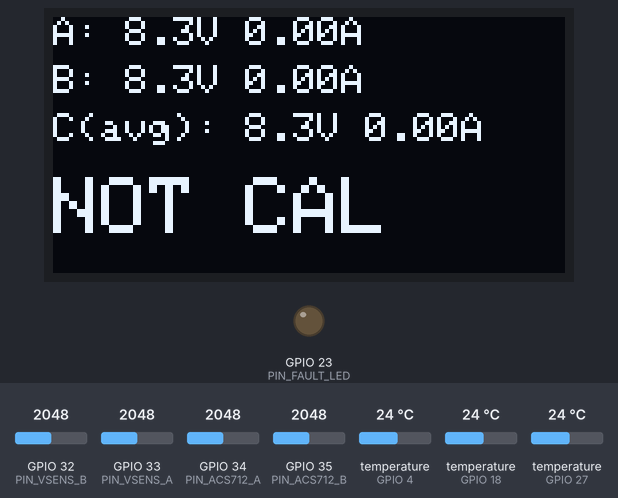
Recording of a sketch running on a simulated ESP32. Shown: 128×64 one-colour display, output pins drawn as LEDs (lit = HIGH). The test bench sets the inputs (shaded band); at power-on: GPIO 32 (PIN_VSENS_B) = 2048, GPIO 33 (PIN_VSENS_A) = 2048, GPIO 34 (PIN_ACS712_A) = 2048, GPIO 35 (PIN_ACS712_B) = 2048, temperature (sensors on GPIO 4, GPIO 18, GPIO 27) 24 °C (analog values on the 0–4095 scale). WiFi joins after 1.5 s; servers stay silent unless stated; what the sketch prints to the serial monitor is not drawn.

Above: at 7.4 s.
7.5 s: GPIO 32 (PIN_VSENS_B) set to 2126
At 12.8 s:
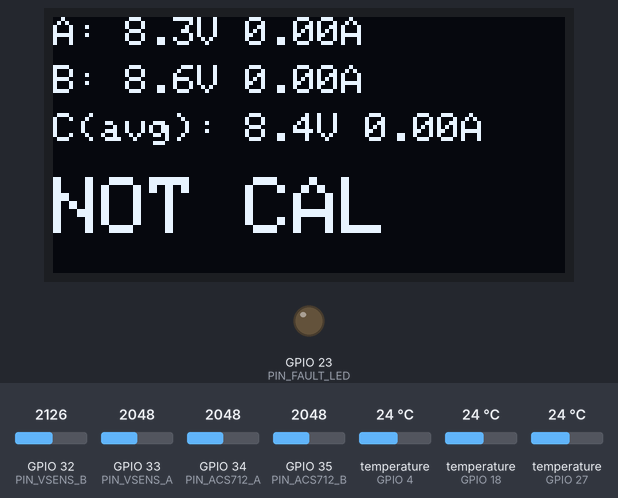
13.1 s: GPIO 33 (PIN_VSENS_A) set to 2866
At 17.6 s:
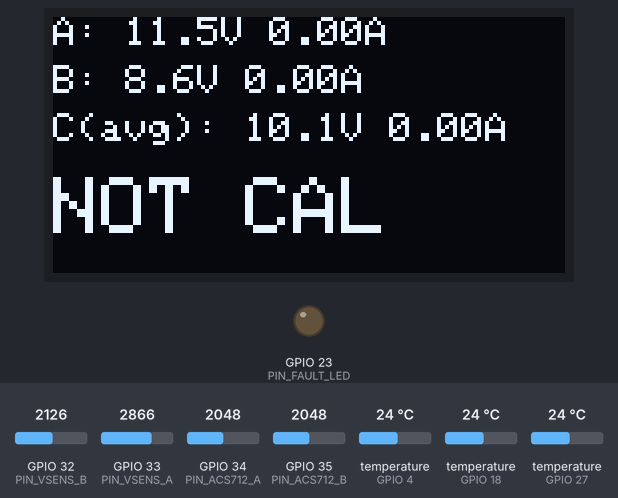
17.9 s: GPIO 34 (PIN_ACS712_A) set to 2866
At 22.5 s:
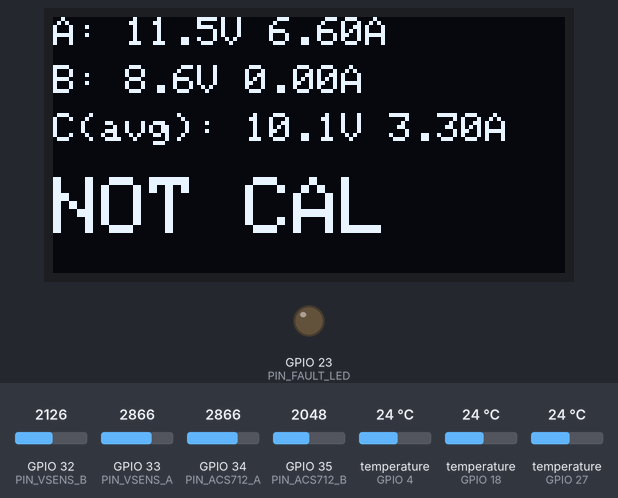
22.8 s: GPIO 35 (PIN_ACS712_B) set to 2866
At 27.3 s:
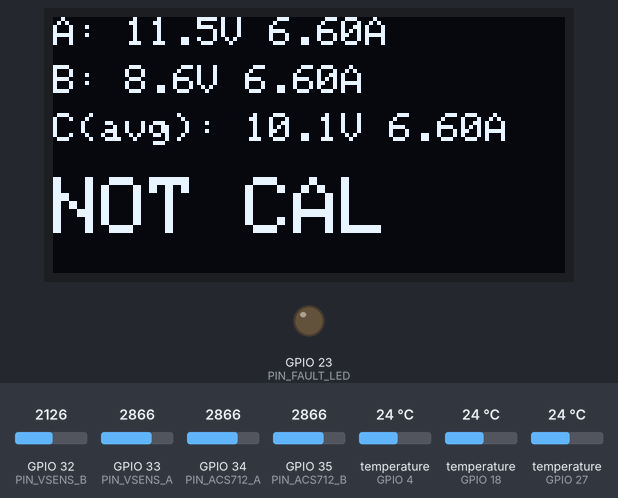
27.6 s: GPIO 32 (PIN_VSENS_B) set to 2866
At 31.2 s:
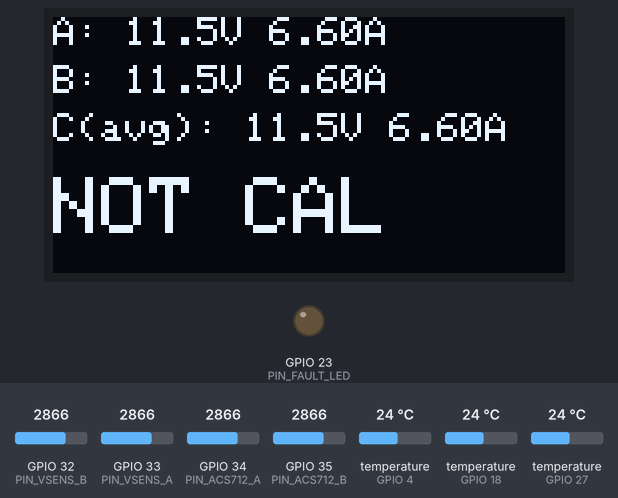
32.4 s: GPIO 33 (PIN_VSENS_A) set to 3972
At 36.2 s:
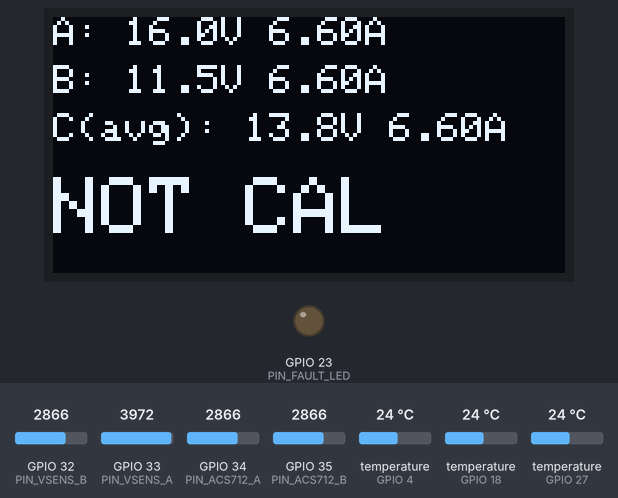
Timing chart, 0 to 37.7 s (numbered marks = the images above; inputs shaded):
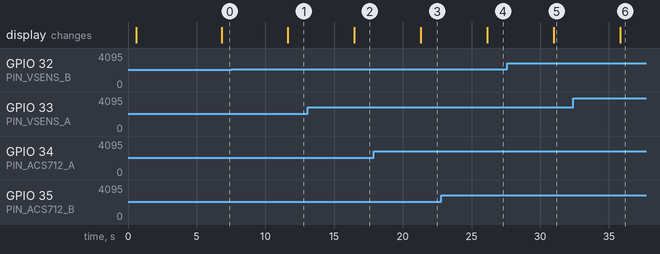

The sketch:

main.ino
```cpp
#define BLYNK_TEMPLATE_ID "TMPL31aW9lxQ4"
#define BLYNK_TEMPLATE_NAME "Electrical Fault Monitoring"
#define BLYNK_AUTH_TOKEN "your_auth_code"

#define BLYNK_PRINT Serial

#include <WiFi.h>
#include <WiFiClient.h>
#include <BlynkSimpleEsp32.h>
#include <OneWire.h>
#include <DallasTemperature.h>
#include <Wire.h>
#include <Adafruit_GFX.h>
#include <Adafruit_SSD1306.h>

char ssid[] = "YOUR_WIFI_SSID_HERE";
char pass[] = "YOUR_WIFI_PASSWORD_HERE";

#define PIN_ACS712_A 34
#define PIN_VSENS_A 33
#define PIN_DS18B20_A 4

#define PIN_ACS712_B 35
#define PIN_VSENS_B 32
#define PIN_DS18B20_B 27

#define PIN_DS18B20_C 18

#define PIN_OLED_SDA 21
#define PIN_OLED_SCL 22
#define PIN_FAULT_LED 23

#define SCREEN_WIDTH 128
#define SCREEN_HEIGHT 64
#define OLED_RESET -1
#define OLED_ADDR 0x3C

Adafruit_SSD1306 display(
  SCREEN_WIDTH, SCREEN_HEIGHT, &Wire, OLED_RESET
);

const float ADC_VREF = 3.3;
const float ADC_MAX = 4095.0;

const float VOLTAGE_RATIO_A = 5.0;
const float VOLTAGE_RATIO_B = 5.0;

const float ACS712_SENSITIVITY_A = 0.100;
const float ACS712_SENSITIVITY_B = 0.100;

const float ACS712_ZERO_OFFSET_A = 1.65;
const float ACS712_ZERO_OFFSET_B = 1.65;

bool CALIBRATION_DONE = false;

const float FAULT_CURRENT_THRESHOLD_A = 0.05;
const float FAULT_CURRENT_THRESHOLD_B = 0.05;

OneWire oneWireA(PIN_DS18B20_A);
OneWire oneWireB(PIN_DS18B20_B);
OneWire oneWireC(PIN_DS18B20_C);

DallasTemperature sensorA(&oneWireA);
DallasTemperature sensorB(&oneWireB);
DallasTemperature sensorC(&oneWireC);

BlynkTimer timer;

float zoneA_voltage = 0, zoneA_current = 0, zoneA_temp = 0;
float zoneB_voltage = 0, zoneB_current = 0, zoneB_temp = 0;
float zoneC_voltage_avg = 0, zoneC_current_avg = 0, zoneC_temp = 0;

int faultStatus = -1;
int faultZone = 0;

int readAveragedADC(int pin, int samples = 10) {
  long sum = 0;

  for (int i = 0; i < samples; i++) {
    sum += analogRead(pin);
    delay(2);
  }

  return sum / samples;
}

void readZoneA() {
  int rawV = readAveragedADC(PIN_VSENS_A);
  float pinVoltageV = (rawV / ADC_MAX) * ADC_VREF;
  zoneA_voltage = pinVoltageV * VOLTAGE_RATIO_A;

  int rawI = readAveragedADC(PIN_ACS712_A);
  float pinVoltageI = (rawI / ADC_MAX) * ADC_VREF;

  zoneA_current =
    (pinVoltageI - ACS712_ZERO_OFFSET_A) /
    ACS712_SENSITIVITY_A;
}

void readZoneB() {
  int rawV = readAveragedADC(PIN_VSENS_B);
  float pinVoltageV = (rawV / ADC_MAX) * ADC_VREF;
  zoneB_voltage = pinVoltageV * VOLTAGE_RATIO_B;

  int rawI = readAveragedADC(PIN_ACS712_B);
  float pinVoltageI = (rawI / ADC_MAX) * ADC_VREF;

  zoneB_current =
    (pinVoltageI - ACS712_ZERO_OFFSET_B) /
    ACS712_SENSITIVITY_B;
}

void readTemperatures() {
  sensorA.requestTemperatures();
  sensorB.requestTemperatures();
  sensorC.requestTemperatures();

  float tA = sensorA.getTempCByIndex(0);
  float tB = sensorB.getTempCByIndex(0);
  float tC = sensorC.getTempCByIndex(0);

  zoneA_temp = (tA == DEVICE_DISCONNECTED_C) ? NAN : tA;
  zoneB_temp = (tB == DEVICE_DISCONNECTED_C) ? NAN : tB;
  zoneC_temp = (tC == DEVICE_DISCONNECTED_C) ? NAN : tC;
}

void computeZoneC() {
  zoneC_voltage_avg = (zoneA_voltage + zoneB_voltage) / 2.0;
  zoneC_current_avg = (zoneA_current + zoneB_current) / 2.0;
}
void evaluateFault() {
  if (!CALIBRATION_DONE) {
    faultStatus = -1;
    faultZone = 0;
    return;
  }

  bool faultA =
    (zoneA_current < FAULT_CURRENT_THRESHOLD_A);

  bool faultB =
    (zoneB_current < FAULT_CURRENT_THRESHOLD_B);

  if (faultA) {
    faultStatus = 1;
    faultZone = 1;
  } else if (faultB) {
    faultStatus = 1;
    faultZone = 2;
  } else {
    faultStatus = 0;
    faultZone = 0;
  }
}

void updateFaultLED() {
  digitalWrite(
    PIN_FAULT_LED,
    (faultStatus == 1) ? HIGH : LOW
  );
}

void sendToBlynk() {
  Blynk.virtualWrite(V0, zoneA_voltage);
  Blynk.virtualWrite(V1, zoneA_current);
  Blynk.virtualWrite(V2, zoneA_temp);

  Blynk.virtualWrite(V3, zoneB_voltage);
  Blynk.virtualWrite(V4, zoneB_current);
  Blynk.virtualWrite(V5, zoneB_temp);

  Blynk.virtualWrite(V6, zoneC_voltage_avg);
  Blynk.virtualWrite(V7, zoneC_current_avg);
  Blynk.virtualWrite(V8, zoneC_temp);

  Blynk.virtualWrite(V9, faultStatus);
  Blynk.virtualWrite(V10, faultZone);
}

void updateOLED() {
  display.clearDisplay();
  display.setTextSize(1);
  display.setTextColor(SSD1306_WHITE);

  display.setCursor(0, 0);
  display.print("A: ");
  display.print(zoneA_voltage, 1);
  display.print("V ");
  display.print(zoneA_current, 2);
  display.print("A");

  display.setCursor(0, 12);
  display.print("B: ");
  display.print(zoneB_voltage, 1);
  display.print("V ");
  display.print(zoneB_current, 2);
  display.print("A");

  display.setCursor(0, 24);
  display.print("C(avg): ");
  display.print(zoneC_voltage_avg, 1);
  display.print("V ");
  display.print(zoneC_current_avg, 2);
  display.print("A");

  display.setCursor(0, 40);
  display.setTextSize(2);

  if (faultStatus == -1) {
    display.print("NOT CAL");
  } else if (faultStatus == 0) {
    display.print("SAFE");
  } else {
    display.print("UNSAFE");
  }

  display.display();
}

void printDiagnostics() {
  Serial.println(F("---- Sensor Snapshot ----"));

  Serial.print(F("Zone A V="));
  Serial.print(zoneA_voltage, 2);
  Serial.print(F(" V I="));
  Serial.print(zoneA_current, 3);
  Serial.print(F(" A T="));
  Serial.print(zoneA_temp, 1);
  Serial.println(F(" C"));

  Serial.print(F("Zone B V="));
  Serial.print(zoneB_voltage, 2);
  Serial.print(F(" V I="));
  Serial.print(zoneB_current, 3);
  Serial.print(F(" A T="));
  Serial.print(zoneB_temp, 1);
  Serial.println(F(" C"));

  Serial.print(F("Zone C V(avg)="));
  Serial.print(zoneC_voltage_avg, 2);
  Serial.print(F(" V I(avg)="));
  Serial.print(zoneC_current_avg, 3);
  Serial.print(F(" A T="));
  Serial.print(zoneC_temp, 1);
  Serial.println(F(" C"));

  Serial.print(F("Fault status: "));

  if (faultStatus == -1) {
    Serial.println(F("NOT CALIBRATED"));
  } else if (faultStatus == 0) {
    Serial.println(F("SAFE"));
  } else {
    Serial.println(F("UNSAFE"));
  }

  Serial.print(F("Fault zone: "));
  Serial.println(faultZone);
  Serial.println();
}
void updateCycle() {
  readZoneA();
  readZoneB();
  readTemperatures();
  computeZoneC();
  evaluateFault();
  updateFaultLED();
  sendToBlynk();
  updateOLED();
  printDiagnostics();
}

void setup() {
  Serial.begin(115200);
  delay(500);

  Serial.println(F("Starting Electrical Fault Monitor..."));

  analogReadResolution(12);

  pinMode(PIN_FAULT_LED, OUTPUT);
  digitalWrite(PIN_FAULT_LED, LOW);

  sensorA.begin();
  sensorB.begin();
  sensorC.begin();

  Wire.begin(PIN_OLED_SDA, PIN_OLED_SCL);

  if (!display.begin(SSD1306_SWITCHCAPVCC, OLED_ADDR)) {
    Serial.println(F("OLED init failed."));
  } else {
    display.clearDisplay();
    display.setTextSize(1);
    display.setTextColor(SSD1306_WHITE);
    display.setCursor(0, 0);
    display.println("Starting...");
    display.display();
  }

  Blynk.begin(BLYNK_AUTH_TOKEN, ssid, pass);

  timer.setInterval(2000L, updateCycle);
}

void loop() {
  Blynk.run();
  timer.run();
}
```

Measured:
- the behaviour switches between 2072 and 2073 on GPIO 32 (PIN_VSENS_B) (found by bisection; images 0 and 1)
- after the input at 7.5 s, the display: changes after 4.1 s (image 1)
- after the input at 13.1 s, the display: changes after 3.4 s (image 2)
- after the input at 17.9 s, the display: changes after 3.4 s (image 3)
- after the input at 22.8 s, the display: changes after 3.3 s (image 4)
- after the input at 27.6 s, the display: changes after 3.4 s (image 5)
- after the input at 32.4 s, the display: changes after 3.4 s (image 6)
